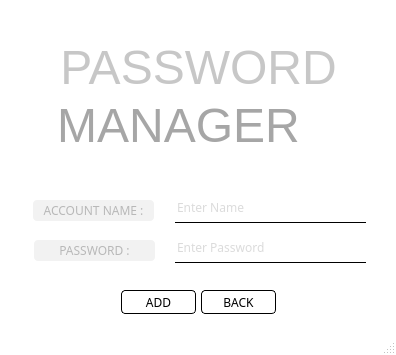
<?xml version="1.0" encoding="UTF-8"?>
<ui version="4.0">
 <class>MainWindow</class>
 <widget class="QMainWindow" name="MainWindow">
  <property name="geometry">
   <rect>
    <x>0</x>
    <y>0</y>
    <width>396</width>
    <height>355</height>
   </rect>
  </property>
  <property name="windowTitle">
   <string>MainWindow</string>
  </property>
  <property name="styleSheet">
   <string notr="true">QMainWindow{
background-color:white;
}

</string>
  </property>
  <widget class="QWidget" name="centralwidget">
   <widget class="QLabel" name="name_label">
    <property name="geometry">
     <rect>
      <x>33</x>
      <y>200</y>
      <width>121</width>
      <height>21</height>
     </rect>
    </property>
    <property name="styleSheet">
     <string notr="true">QLabel{
color:#b8b8b8;
background-color:#f2f2f2;
border-radius:4px;
font-family:Nunito;
}

QLabel:hover{
color:#a6a6a6;
}</string>
    </property>
    <property name="text">
     <string>ACCOUNT NAME :</string>
    </property>
    <property name="alignment">
     <set>Qt::AlignCenter</set>
    </property>
   </widget>
   <widget class="QLabel" name="password_label">
    <property name="geometry">
     <rect>
      <x>34</x>
      <y>240</y>
      <width>121</width>
      <height>21</height>
     </rect>
    </property>
    <property name="styleSheet">
     <string notr="true">QLabel{
color:#b8b8b8;
background-color:#f2f2f2;
border-radius:4px;
font-family:Nunito;
}

QLabel:hover{
color:#a6a6a6;
}</string>
    </property>
    <property name="text">
     <string>PASSWORD :</string>
    </property>
    <property name="alignment">
     <set>Qt::AlignCenter</set>
    </property>
   </widget>
   <widget class="QLineEdit" name="name">
    <property name="geometry">
     <rect>
      <x>175</x>
      <y>192</y>
      <width>191</width>
      <height>31</height>
     </rect>
    </property>
    <property name="font">
     <font/>
    </property>
    <property name="styleSheet">
     <string notr="true">QLineEdit{
border: 0;
outline: 0;
background: transparent;
border-bottom: 1px solid black;
color:#b8b8b8;
font-family:Nunito;
}</string>
    </property>
    <property name="alignment">
     <set>Qt::AlignLeading|Qt::AlignLeft|Qt::AlignVCenter</set>
    </property>
    <property name="placeholderText">
     <string>Enter Name</string>
    </property>
   </widget>
   <widget class="QLineEdit" name="password">
    <property name="geometry">
     <rect>
      <x>175</x>
      <y>232</y>
      <width>191</width>
      <height>31</height>
     </rect>
    </property>
    <property name="font">
     <font/>
    </property>
    <property name="styleSheet">
     <string notr="true">QLineEdit{
border: 0;
outline: 0;
background: transparent;
border-bottom: 1px solid black;
color:#b8b8b8;
font-family:Nunito;
}</string>
    </property>
    <property name="alignment">
     <set>Qt::AlignLeading|Qt::AlignLeft|Qt::AlignVCenter</set>
    </property>
    <property name="placeholderText">
     <string>Enter Password</string>
    </property>
   </widget>
   <widget class="QPushButton" name="add">
    <property name="geometry">
     <rect>
      <x>121</x>
      <y>290</y>
      <width>75</width>
      <height>24</height>
     </rect>
    </property>
    <property name="font">
     <font/>
    </property>
    <property name="cursor">
     <cursorShape>PointingHandCursor</cursorShape>
    </property>
    <property name="styleSheet">
     <string notr="true">QPushButton {
color:black;
background-color:transparent;
border:1px solid black;
border-radius:4px;
font-family:Nunito;
}

QPushButton:hover {
color:white;
background-color:black;
}

QPushButton:pressed{
padding-left:5px;
}</string>
    </property>
    <property name="text">
     <string>ADD</string>
    </property>
   </widget>
   <widget class="QPushButton" name="back">
    <property name="geometry">
     <rect>
      <x>201</x>
      <y>290</y>
      <width>75</width>
      <height>24</height>
     </rect>
    </property>
    <property name="font">
     <font/>
    </property>
    <property name="cursor">
     <cursorShape>PointingHandCursor</cursorShape>
    </property>
    <property name="styleSheet">
     <string notr="true">QPushButton {
color:black;
background-color:transparent;
border:1px solid black;
border-radius:4px;
font-family:Nunito;
}

QPushButton:hover {
color:white;
background-color:black;
}

QPushButton:pressed{
padding-left:5px;
}</string>
    </property>
    <property name="text">
     <string>BACK</string>
    </property>
   </widget>
   <widget class="QLabel" name="manager">
    <property name="geometry">
     <rect>
      <x>43</x>
      <y>100</y>
      <width>271</width>
      <height>51</height>
     </rect>
    </property>
    <property name="font">
     <font>
      <pointsize>36</pointsize>
     </font>
    </property>
    <property name="styleSheet">
     <string notr="true">QLabel{
color:#a6a6a6;
}

QLabel:hover{
color:#c7c7c7;
}</string>
    </property>
    <property name="text">
     <string>MANAGER</string>
    </property>
    <property name="alignment">
     <set>Qt::AlignCenter</set>
    </property>
   </widget>
   <widget class="QLabel" name="password_2">
    <property name="geometry">
     <rect>
      <x>33</x>
      <y>42</y>
      <width>331</width>
      <height>51</height>
     </rect>
    </property>
    <property name="font">
     <font>
      <pointsize>36</pointsize>
     </font>
    </property>
    <property name="styleSheet">
     <string notr="true">QLabel {
color:#c7c7c7;
}

QLabel:hover {
color:#a6a6a6;
}</string>
    </property>
    <property name="text">
     <string>PASSWORD</string>
    </property>
    <property name="alignment">
     <set>Qt::AlignCenter</set>
    </property>
   </widget>
  </widget>
  <widget class="QStatusBar" name="statusbar"/>
 </widget>
 <resources/>
 <connections/>
</ui>
